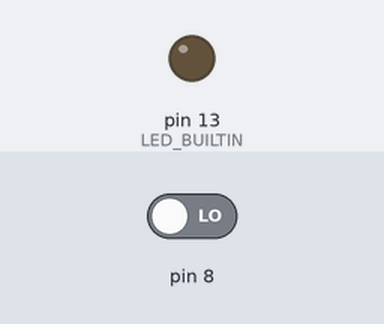
A sketch run on a simulated Arduino Uno, built with avr-gcc and run on an emulated ATmega328P. Shown: output pins drawn as LEDs (lit = HIGH). Inputs (shaded band) come from the test bench; at power-on: pin 8 LOW.

Above: at 1.2 s.
1.3 s: pin 8 driven HIGH
At 1.8 s:
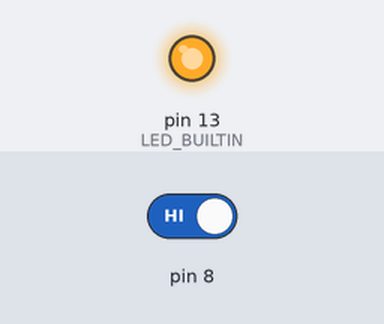
2.8 s: pin 8 driven LOW
At 4.1 s:
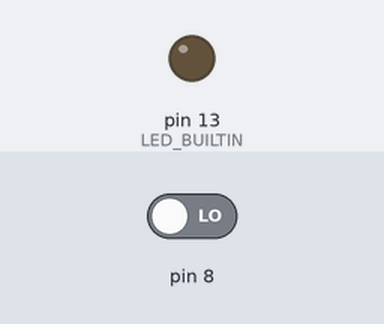
Timing chart, 0 to 5.8 s (numbered marks = the images above; inputs shaded):
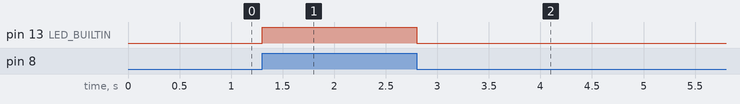

Measured:
- after the input at 1.3 s, pin 13 (LED_BUILTIN): LOW → HIGH at once
- after the input at 2.8 s, pin 13 (LED_BUILTIN): HIGH → LOW at once

The sketch:

Touch_Sensor.ino
```cpp
void setup()
{
  pinMode(8, INPUT);
  pinMode(LED_BUILTIN, OUTPUT);

  // Turn builtin LED off
  digitalWrite(LED_BUILTIN, LOW);
}

void loop()
{

  if(digitalRead(8) == HIGH) {
    digitalWrite(LED_BUILTIN, HIGH);
  } else {
    digitalWrite(LED_BUILTIN, LOW);
  }

  delay(100);
}
```
